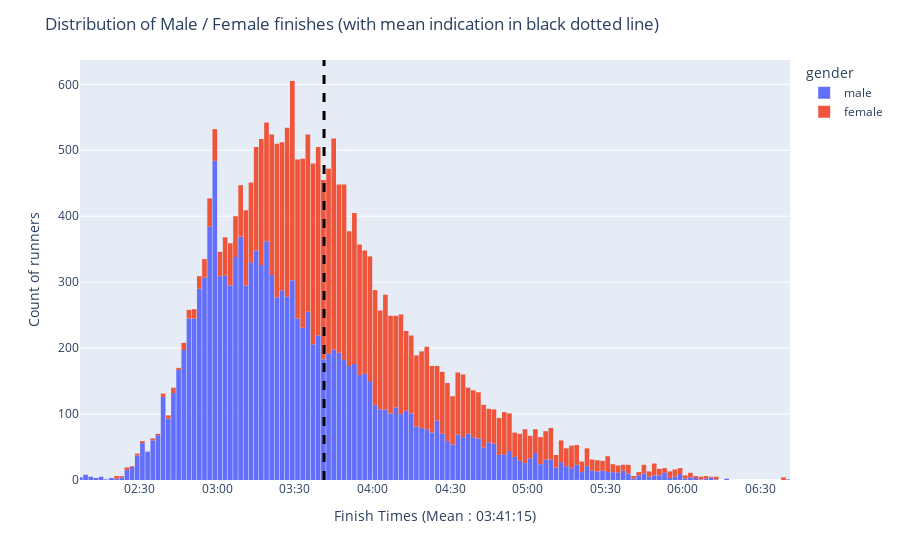

Notebook code for this chart:
### Markdown cell above
## Create a distribution plot with Male / Female indicated

### Code cell
df['datetime_finish'] = pd.to_datetime(df['datetime_finish'])

# calculate the fastest and slowest finish times
fastest_time = df['datetime_finish'].min()
slowest_time = df['datetime_finish'].max()
mean_val = df['datetime_finish'].mean()
median_val = df['datetime_finish'].median()

# create the histogram
fig = px.histogram(df, x='datetime_finish', nbins=int((slowest_time - fastest_time).seconds/100), range_x=[fastest_time, slowest_time],labels={'datetime_finish':'duration hh:mm'},color="gender")
fig.update_layout(title='Distribution of Male / Female finishes (with mean indication in black dotted line)', xaxis_title=f"Finish Times (Mean : {mean_val:%H:%M:%S})", yaxis_title='Count of runners',xaxis_tickformat='%H:%M',bargap=0.1)

fig.add_vline(x=mean_val, line_dash="dash", line_color="black", name="Mean",line_width=3)

fig.show()

### Figure 1 — Plotly figure (JSON) as saved in the notebook; plotly's stock layout.template omitted (floating-point values rounded to 4 significant figures; data arrays with more than 128 entries replaced by an {"elided": "..."} marker saying what was removed)
{"data": [{"alignmentgroup": "True", "bingroup": "x", "hovertemplate": "gender=male<br>duration hh:mm=%{x}<br>count=%{y}<extra></extra>", "legendgroup": "male", "marker": {"color": "#636efa", "pattern": {"shape": ""}}, "name": "male", "nbinsx": 164, "offsetgroup": "male", "orientation": "v", "showlegend": true, "type": "histogram", "x": {"elided": "13283 str values"}, "xaxis": "x", "yaxis": "y"}, {"alignmentgroup": "True", "bingroup": "x", "hovertemplate": "gender=female<br>duration hh:mm=%{x}<br>count=%{y}<extra></extra>", "legendgroup": "female", "marker": {"color": "#EF553B", "pattern": {"shape": ""}}, "name": "female", "nbinsx": 164, "offsetgroup": "female", "orientation": "v", "showlegend": true, "type": "histogram", "x": {"elided": "9706 str values"}, "xaxis": "x", "yaxis": "y"}], "layout": {"bargap": 0.1, "barmode": "relative", "legend": {"title": {"text": "gender"}, "tracegroupgap": 0}, "margin": {"t": 60}, "shapes": [{"line": {"color": "black", "dash": "dash", "width": 3}, "name": "Mean", "type": "line", "x0": "2023-11-21T03:41:15.980686592", "x1": "2023-11-21T03:41:15.980686592", "xref": "x", "y0": 0, "y1": 1, "yref": "y domain"}], "title": {"text": "Distribution of Male / Female finishes (with mean indication in black dotted line)"}, "xaxis": {"anchor": "y", "domain": [0, 1], "range": ["2023-11-21T02:06:51", "2023-11-21T06:41:32"], "tickformat": "%H:%M", "title": {"text": "Finish Times (Mean : 03:41:15)"}}, "yaxis": {"anchor": "x", "domain": [0, 1], "title": {"text": "Count of runners"}}}}
